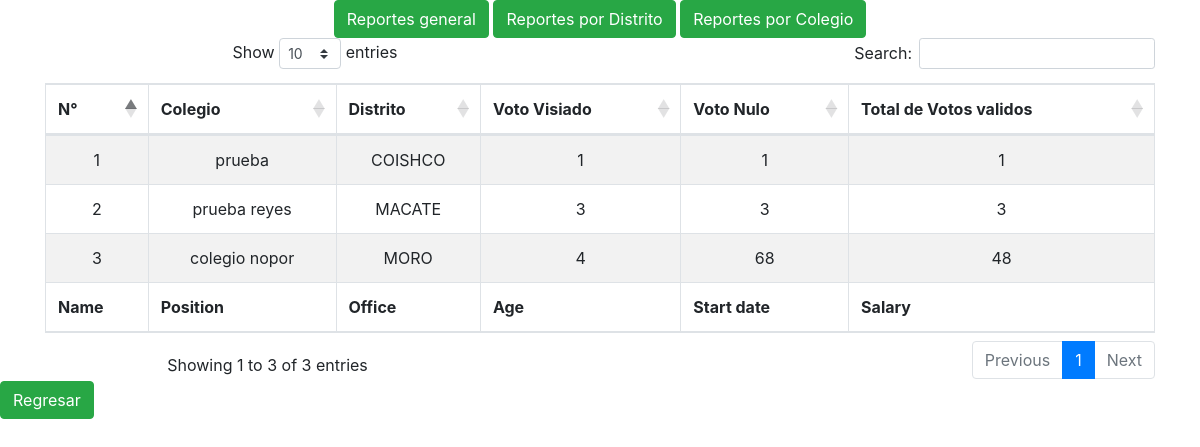
Screenshot of /index.php/votos/reportes_distrito with the database file from the repository.
### tables this page shows
CREATE TABLE `votos` (
  `id_votos` int(11) NOT NULL,
  `voto_nulos` int(11) DEFAULT NULL,
  `voto_visiados` int(11) DEFAULT NULL,
  `voto_validos` int(11) DEFAULT NULL,
  `total_votos` int(11) DEFAULT NULL,
  `id_local_votacion` int(11) NOT NULL,
  `created_at` timestamp NULL DEFAULT current_timestamp(),
  `updated_at` timestamp NULL DEFAULT current_timestamp()
);

CREATE TABLE `local_votacion` (
  `id_loca` int(11) NOT NULL,
  `nombre_local` longtext DEFAULT NULL,
  `distrito` varchar(100) DEFAULT NULL,
  `grupo_votacion` varchar(255) DEFAULT NULL,
  `created_at` timestamp NULL DEFAULT current_timestamp(),
  `updated_at` timestamp NULL DEFAULT current_timestamp()
);

### application/controllers/Votos.php (called while the page is built, shortened)
<?php
class Votos extends CI_Controller {
	public function __construct()
    {
        $this->load->model("M_votos");
    }
	public function reportes_distrito()
    {
		$data_reportes["from"] = "votos v";
		$data_reportes["join"] = $this->db->join('local_votacion lv', 'lv.id_loca = v.id_local_votacion');
		$data_reportes["order_by"] = $this->db->group_by("distrito");
		$data_reporte["data_reporte"] = $this->M_votos->get_data_distritos($data_reportes);
		$this->load->view('reporte_distrito',$data_reporte);
    }
}

### index.php (called while the page is built, shortened)
<?php
require_once BASEPATH.'core/CodeIgniter.php';

### application/models/M_votos.php (called while the page is built, shortened)
<?php  if ( ! defined('BASEPATH')) exit('No direct script access allowed');
class M_votos extends CI_Model {
    public function get_data_distritos($data)
    {
        $this->db->select("*,
        CASE
        WHEN lv.distrito = 'CHIMBOTE' THEN SUM(voto_validos)
        WHEN lv.distrito = 'CACERES DEL PERU' THEN SUM(voto_validos)
        WHEN lv.distrito = 'COISHCO' THEN SUM(voto_validos)
        WHEN lv.distrito = 'MACATE' THEN SUM(voto_validos)
        WHEN lv.distrito = 'MORO' THEN SUM(voto_validos)
        WHEN lv.distrito = 'NEPEÑA' THEN SUM(voto_validos)
        WHEN lv.distrito = 'SAMANCO' THEN SUM(voto_validos)
        WHEN lv.distrito = 'SANTA' THEN SUM(voto_validos)
        WHEN lv.distrito = 'NUEVO CHIMBOTE' THEN SUM(voto_validos)
        END as sumadistrito,CASE
        WHEN lv.distrito = 'CHIMBOTE' THEN SUM(voto_visiados)
        WHEN lv.distrito = 'CACERES DEL PERU' THEN SUM(voto_visiados)
        WHEN lv.distrito = 'COISHCO' THEN SUM(voto_visiados)
        WHEN lv.distrito = 'MACATE' THEN SUM(voto_visiados)
        WHEN lv.distrito = 'MORO' THEN SUM(voto_visiados)
        WHEN lv.distrito = 'NEPEÑA' THEN SUM(voto_visiados)
        WHEN lv.distrito = 'SAMANCO' THEN SUM(voto_visiados)
        WHEN lv.distrito = 'SANTA' THEN SUM(voto_visiados)
        WHEN lv.distrito = 'NUEVO CHIMBOTE' THEN SUM(voto_visiados)
        END as sumadistrito_visiados,
        CASE
        WHEN lv.distrito = 'CHIMBOTE' THEN SUM(voto_nulos)
        WHEN lv.distrito = 'CACERES DEL PERU' THEN SUM(voto_nulos)
        WHEN lv.distrito = 'COISHCO' THEN SUM(voto_nulos)
        WHEN lv.distrito = 'MACATE' THEN SUM(voto_nulos)
        WHEN lv.distrito = 'MORO' THEN SUM(voto_nulos)
        WHEN lv.distrito = 'NEPEÑA' THEN SUM(voto_nulos)
        WHEN lv.distrito = 'SAMANCO' THEN SUM(voto_nulos)
        WHEN lv.distrito = 'SANTA' THEN SUM(voto_nulos)
        WHEN lv.distrito = 'NUEVO CHIMBOTE' THEN SUM(voto_nulos)
        END as sumadistrito_votosnulos ");
        $this->db->from($data['from']);
        $resultado = $this->db->get();
        return $resultado->result();
    }
}

### application/views/reporte_distrito.php (the view, shortened to what this page needs)
<!DOCTYPE html>
<html lang="en">
<head>
	<link rel="stylesheet" href="https://cdnjs.cloudflare.com/ajax/libs/twitter-bootstrap/4.5.2/css/bootstrap.css">
	<link rel="stylesheet" href="https://cdn.datatables.net/1.12.1/css/dataTables.bootstrap4.min.css">
</head>
<body>
<div class="container text-center">
<a class="btn btn-success" href="/votacion/index.php/votos/reportes">Reportes general</a>
<a class="btn btn-success" href="/votacion/index.php/votos/reportes_distrito">Reportes por Distrito</a>
<a class="btn btn-success" href="/votacion/index.php/votos/reportes_colegio">Reportes por Colegio</a>
<table id="example" class="table table-striped table-bordered" style="width:100%">
        <thead>
            <tr>
                <th>N°</th>
                <th>Colegio</th>
                <th>Distrito</th>
                <th>Voto Visiado</th>
                <th>Voto Nulo</th>
                <th>Total de Votos validos</th>
            </tr>
        </thead>
        <tbody>
		<?php $c = 0 ; foreach ($data_reporte as $reporte) {?>
            <tr>
                <td><?php echo $c+1  ?> </td>
                <td><?php echo $reporte->nombre_local  ?> </td>
                <td><?php echo $reporte->distrito ?> </td>
                <td><?php echo $reporte->sumadistrito_visiados  ?> </td>
                <td><?php echo $reporte->sumadistrito_votosnulos ?> </td>
                <td><?php echo $reporte->sumadistrito  ?> </td>
            </tr>
		<?php $c++; }?>
        </tbody>
        <tfoot>
            <tr>
                <th>Name</th>
                <th>Position</th>
                <th>Office</th>
                <th>Age</th>
                <th>Start date</th>
                <th>Salary</th>
            </tr>
        </tfoot>
    </table>
	</div>
    <a class="btn btn-success" href="/votacion/index.php">Regresar</a>
</body>
</html>

### rows the page displays
votos: id_local_votacion.nombre_local "prueba", id_local_votacion.distrito "COISHCO", sumadistrito_visiados "1", sumadistrito_votosnulos "1", sumadistrito "1"
votos: id_local_votacion.nombre_local "prueba reyes", id_local_votacion.distrito "MACATE", sumadistrito_visiados "3", sumadistrito_votosnulos "3", sumadistrito "3"
votos: id_local_votacion.nombre_local "colegio nopor", id_local_votacion.distrito "MORO", sumadistrito_visiados "4", sumadistrito_votosnulos "68", sumadistrito "48"
